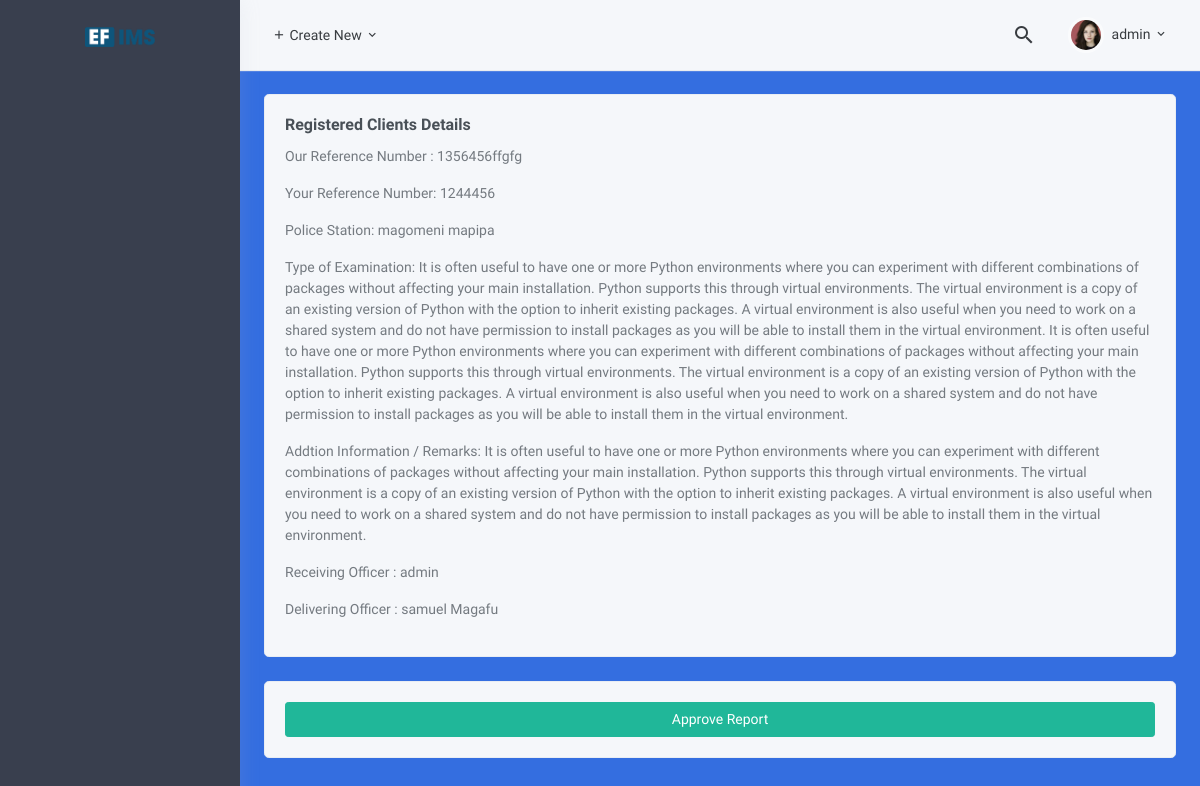
The app's page /ballistic/2 (signed in), older data.
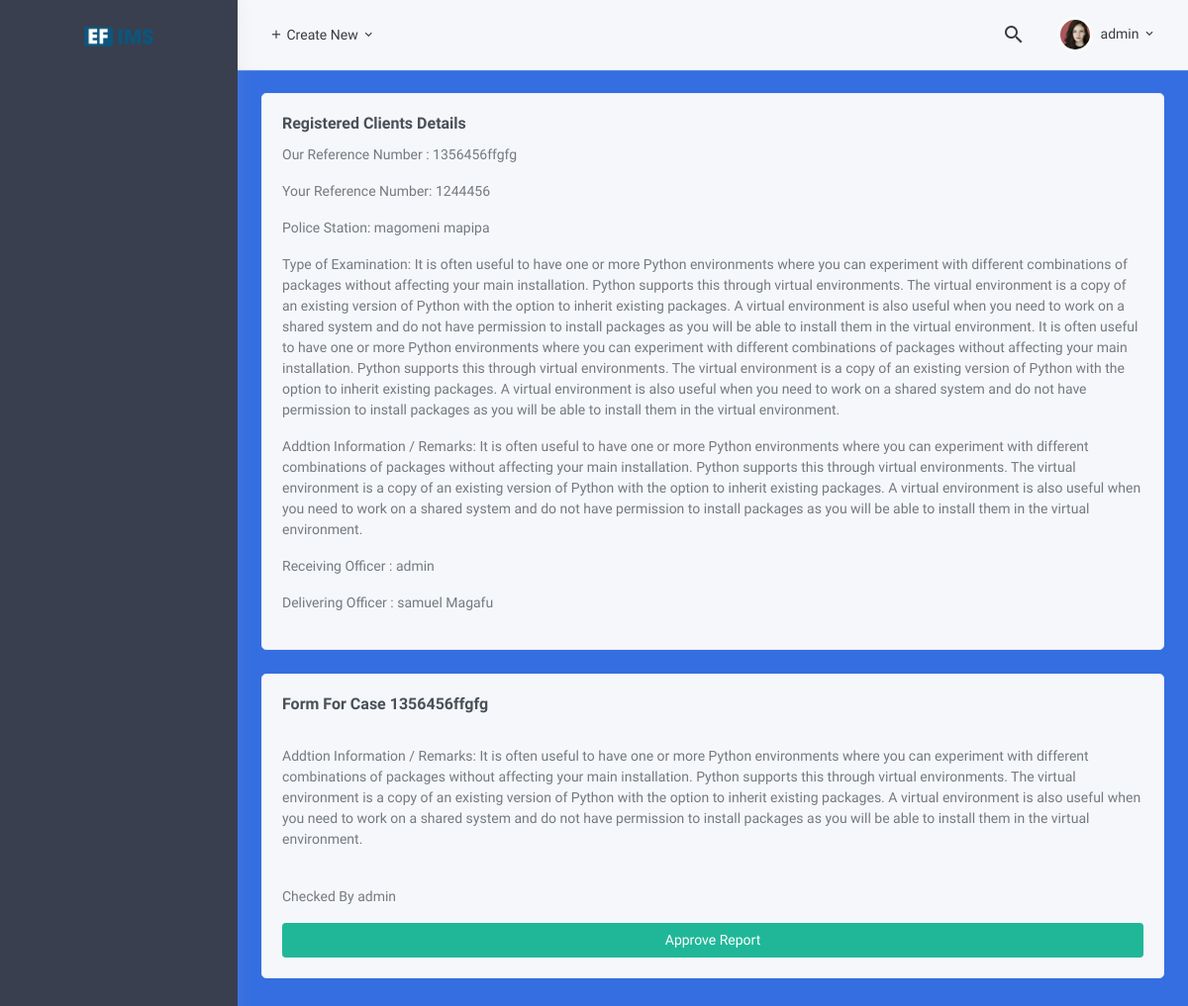
The same page, newer data.
### balistic/models.py (models this page shows, shortened)
class BallisticReport(models.Model):
    case = models.OneToOneField(Ballistic,on_delete=models.CASCADE,related_name="case",verbose_name="case")
    report = models.TextField()
    reported_by = models.OneToOneField('auth.User',on_delete=models.CASCADE,related_name="officer_report",verbose_name="reported by")
    approve  = models.BooleanField(default=False)
    approved = models.OneToOneField('auth.User',on_delete=models.CASCADE,related_name="officer_approval",verbose_name="approved by",null=True,blank=True)
    class Meta:
        verbose_name = "Ballistic Report"
        verbose_name_plural ="Ballistic Reports"

class Ballistic(models.Model):
    ourref = models.CharField(verbose_name="Our REF", max_length=100,unique=True,null=False)
    yourref = models.CharField(verbose_name="Your REF", max_length=100,unique=True,null=False)
    station = models.CharField(help_text="Enter Police Station", max_length=160,null=False,blank=False,verbose_name="Police Station")
    article = models.TextField(verbose_name="Article or Exhibits Received")
    examination = models.TextField(verbose_name="Type of Examination")
    addition = models.TextField(verbose_name="Addition Information")
    received_date = models.DateTimeField(verbose_name="Date Received", auto_now=True, auto_now_add=False)
    receicer = models.ForeignKey('auth.User',on_delete=models.CASCADE,related_name="receiver",verbose_name="receiving officer")
    deliver = models.ForeignKey(Client,on_delete=models.CASCADE,related_name="deliver",verbose_name="delivering officer")
    viewed  = models.BooleanField(default=False)
    class Meta:
        verbose_name = 'Ballistic'
        verbose_name_plural = 'Ballistics'
    def __str__(self):
        return self.ourref

### balistic/views.py (the view, shortened to what this page needs)
# urls.py: path('<int:pk>', views.BallisticDetailView.as_view(), name='details'),
class BallisticDetailView(LoginRequiredMixin,DetailView):
    model = Ballistic
    object_context_name = "ballistic"
    template_name = "ballistic/detail.html"
    def get_context_data(self, **kwargs):
        context = super(BallisticDetailView, self).get_context_data(**kwargs)
        context['form'] = BallisticReportForm
        context['report'] = BallisticReport.objects.filter(case=self.get_object())
        return context

### balistic/templatetags/ballistic_tags.py (called while the page is built)
@register.filter(name='has_group')
def has_group(user, group_name):
    group = Group.objects.get(name=group_name)
    return True if group in user.groups.all() else False

### pages/models.py (called while the page is built)
    def __str__(self):
        return self.client

### template/ballistic/detail.html
{% extends 'ballistic/base.html' %}
{% load static %}
{% load crispy_forms_tags %}
{% load ballistic_tags %}
{% block content %}
<div id="layout-wrapper">
    {% include 'include/navbar.html' %}
    <div class="main-content">
        <div class="page-content">
            <div class="container-fluid">
                <div class="row">
                    <div class="col-xl-12">
                        <div class="card">
                            <div class="card-body">
                                <h4 class="card-title">
                                    Registered Clients Details
                                </h4>
                                <p>Our Reference Number : {{ ballistic.ourref }}</p>
                                <p>Your Reference Number: {{ ballistic.yourref }}</p>
                                <p>Police Station: {{ ballistic.station }}</p>
                                <p>Type of Examination: {{ballistic.examination}}</p>
                                <p>Addtion Information / Remarks: {{ballistic.addition}}</p>
                                <p>Receiving Officer : {{ballistic.receicer}}</p>
                                <p>Delivering Officer : {{ballistic.deliver}}</p>
                            </div>
                        </div>
                            {% if not report and request.user|has_group:"Ballistic" %}
                            <div class="card">
                                <div class="card-body">
                                    <h4 class="card-title">
                                        Form Report {{ballistic}}
                                    </h4>
                                    <form action="{% url 'ballistic:report' %}" method="POST">
                                        {% csrf_token %}
                                        {{form | crispy}}
                                        <div class="mb-3 text-center">
                                            <input type="hidden" name="case_id" value="{{id}}">
                                            <button class="btn btn-primary btn-block" type="submit"> Create Report
                                            </button>
                                        </div>
                                    </form>
                                </div>
                            </div>
                            {% else %}
                            <div class="card">
                                <div class="card-body">
                                        {% for report in report %}
                                        <h4 class="card-title">Form For Case {{report.case}}</h4>
                                        <br>
                                        <p>{{ report.report }}</p>
                                        <br>
                                        <p>Checked By {{ report.approved }}</p>
                                        {% endfor %}
                                        <a href="{% url 'ballistic:approve' ballistic.pk %}" class="btn btn-success btn-block">Approve Report</a>
                                </div>
                            </div>
                            {% endif %}
                    </div>
                </div>
            </div>
        </div>
    </div>
</div>
{% endblock content %}

Row changes from the older to the newer data that the page shows:
added BallisticReport: case "1356456ffgfg", report "Addtion Information / Remarks: It is often useful to have one or more Python environments where you can experiment with different combinations of packages without affecting your main installation. Python supports this through virtual environments. The virtual environment is a copy of an existing version of Python with the option to inherit existing packages. A virtual environment is also useful when you need to work on a shared system and do not have permission to install packages as you will be able to install them in the virtual environment.", approved "admin"
